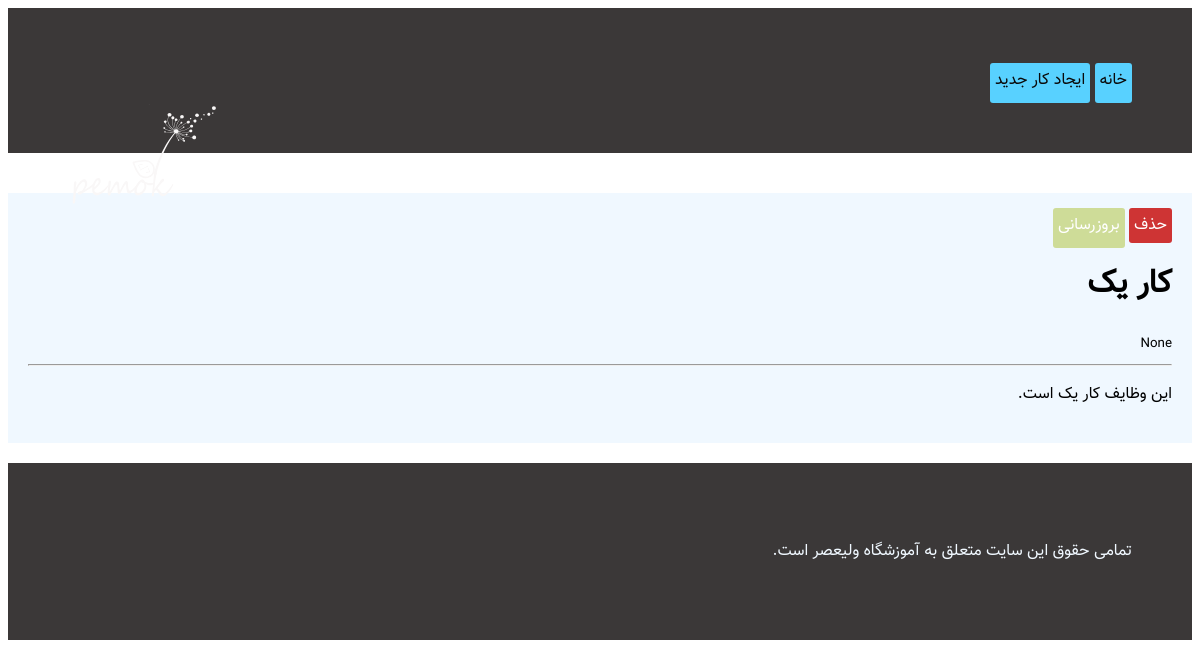
Screenshot of /detail/7/ with the database file from the repository.
### home/models.py (models this page shows)
class Todo(models.Model):
    title = models.CharField(max_length=100)
    body = models.TextField()
    created = models.DateTimeField()

### home/views.py (the view)
# urls.py: path('detail/<int:todo_id>/',views.detail, name='details'),
def detail(request, todo_id):
    todo = Todo.objects.get(id=todo_id)
    return render(request, 'detail.html', {'todo': todo})

### templates/detail.html
{% extends 'base.html' %}
{% block content %}
    <a class='btn-danger' href="{% url 'delete' todo.id %}">حذف</a>
    <a class='btn-success' href="{% url 'update' todo.id %}">بروزرسانی</a>
    <h1>{{ todo.title }}</h1>
    <small>{{ todo.created }}</small> <hr>
    <p>{{ todo.body }}</p>
{% endblock %}

### static/main.css (style rules this page uses)
body { direction: rtl; font-family: vazir; }
.btn-danger { background-color: #ce3434; border: #670719; border-radius: 3px; color: white; padding: 5px; text-decoration: unset; }
.btn-success { background-color: #cedc98; border: #14cc03; border-radius: 3px; color: white; padding: 5px 5px 10px 5px; text-decoration: unset; }

### rows the page displays
Todo: title "کار یک", created "None", body "این وظایف کار یک است."
